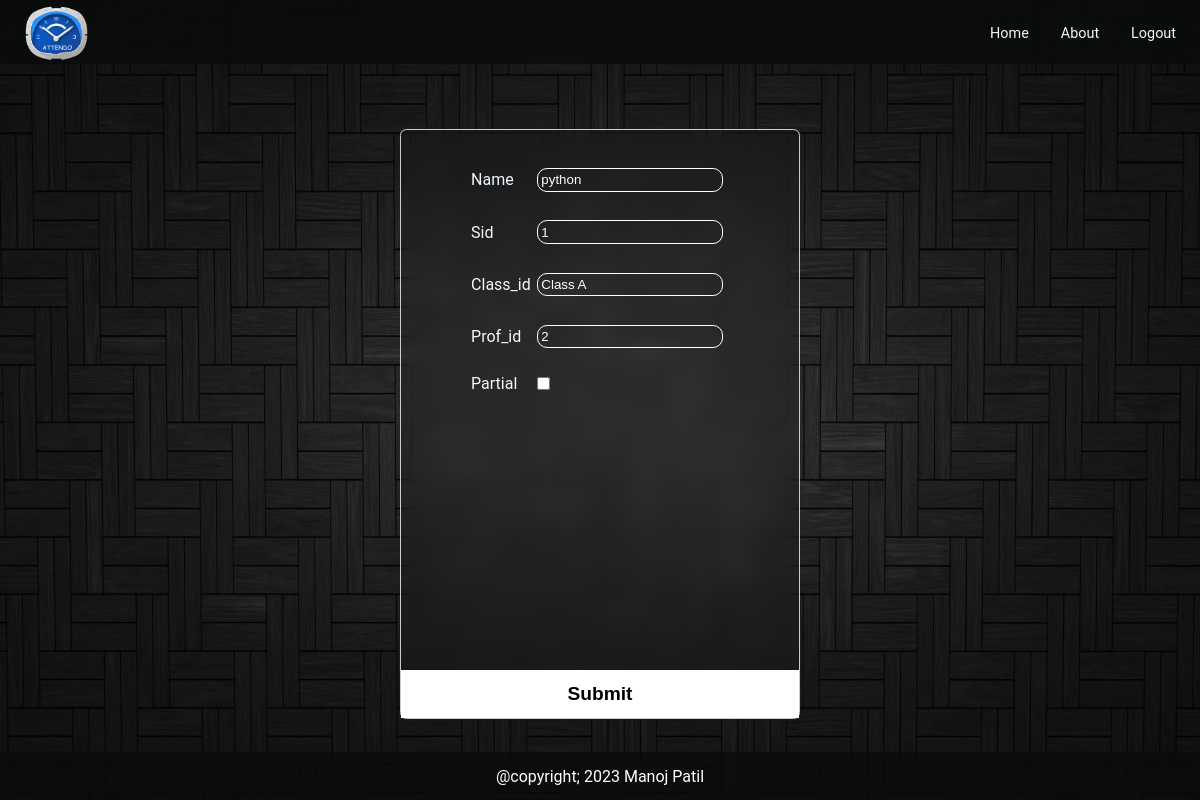
The app's page /editmain/sub/1 (signed in) with its own data.
### mainapp/models.py (models this page shows)
class Subject(models.Model):
    name = models.CharField(max_length=200)
    sid = models.CharField(max_length=200,primary_key=True)
    Class = models.ForeignKey(Class,on_delete=models.CASCADE,null=True,blank=True)
    prof = models.ForeignKey(User,null=True,blank=True,on_delete=models.SET_NULL)
    partial = models.BooleanField(default=False)
    students= models.ManyToManyField(Student,blank=True)
    def __str__(self):
        return self.sid+self.name

### mainapp/views.py (the view)
# urls.py: path('editmain/<str:option>/<str:id>', editmain, name='editmain'),
@login_required(login_url="/login/")
def editmain(request,option,id):
    data = None
    if option=='stud':
        attr=[f.attname for f in Student._meta.fields]
        print(attr)
        type=['text','number','text']
        if id!='00':
            data=Student.objects.get(rollno=id)
    elif option=='class':
        attr=[f.attname for f in Class._meta.fields]
        type=['text']
        if id!='00':
            data=Class.objects.get(cid=id)
    elif option=='sub':
        attr=[f.attname for f in Subject._meta.fields]
        type = ['text', 'text', 'text', 'number', 'checkbox']
        if id!='00':
            data=Subject.objects.get(sid=id)
            print(data)
    elif option=='prof':
        attr=['id', 'username', 'first_name', 'last_name', 'email','password']
        type=['number','text','text','text','email','password']
        if id!='00':
            data=User.objects.get(id=id)
    attr=zip(attr,type)
    return render(request,'mainapp/editmain.html',{'id':id,'option':option,'attr':attr,'data':data,'class':Class.objects.all(),'prof':User.objects.all()})

### mainapp/templatetags/getattribute.py (called while the page is built)
def getattribute(value, arg):
    if hasattr(value, str(arg)):
        return getattr(value, arg)
    elif hasattr(value, 'has_key') and value.has_key(arg):
        return value[arg]
    elif numeric_test.match(str(arg)) and len(value) > int(arg):
        return value[int(arg)]
    else:
        return settings.TEMPLATE_STRING_IF_INVALID

### mainapp/templates/mainapp/editmain.html (shortened to what this page needs)
{% extends 'base.html' %}
{% load static %}
{% block css %}
{% load getattribute %}
<link rel="stylesheet" href="{% static 'mainapp/editmain.css' %}">
{% endblock css %}
{% block content %}
<div class="block">
    <form class="inner-block" action="send/{{id}}" method="post">
        <div class="form-container">
        <table class="form-table">
        {% for a, b in attr %}
        <tr>
        <td><label for="{{a}}" class="attr">{{a}}</label></td>
        <td><input type="{{b}}" value="{% if data %}{% if a != 'password' %}{{ data|getattribute:a }}{%endif%}{%endif%}" name="{{a}}" id="{{a}}" class="feilds {{option}}" {% if  a != "partial" %}required {% endif %}></td>
    </tr>
        {% endfor %}
    </table>
    </div>
        <input type="submit" class="submit">
    </form>
</div>
{% endblock content %}

### mainapp/static/base.css (style rules this page uses)
* { margin:0px; padding:0px; box-sizing: border-box; color: aliceblue; }
html,body { height:100%; width:100%; font-family: 'Roboto', sans-serif; color:aliceblue; z-index: -1; }
body { background: url('images/wallpaper.jpg'); background-repeat: no-repeat; background-size: cover; }

### mainapp/static/mainapp/editmain.css (style rules this page uses)
.block { height: calc(100vh - 9rem); width: 100%; display: flex; justify-content: center; align-items: center; }
.inner-block { height: 90%; min-width: 400px; max-width: 50%; display: flex; border: solid 1px #ccc; backdrop-filter: blur(10px); border-radius: .4rem; padding-top:1rem; flex-direction: column; align-items: center; justify-content: space-between; }
.form-table { border-spacing: 0 16px; width:calc(100% - 4rem); margin:0 2rem; }
.form-container { overflow-y: auto; max-height: 70%; }
input { background: transparent; border: solid 1px white; border-radius: 10px; padding: .2rem; display: block; margin: .4rem; color: white; }
.submit { font-size: 1.2rem; font-weight: bold; background-color: white; color: black; padding: .4rem; display: block; width: 100%; margin-bottom: 0; min-height: 3rem; cursor: pointer; border-radius: 0; }
.attr { text-transform: capitalize; }

### records on screen
Subject: attr "python" "1" "Class A" "2"

### other values on screen
{{ a }} "Name" "Sid" "Class_id" "Prof_id" "Partial"
